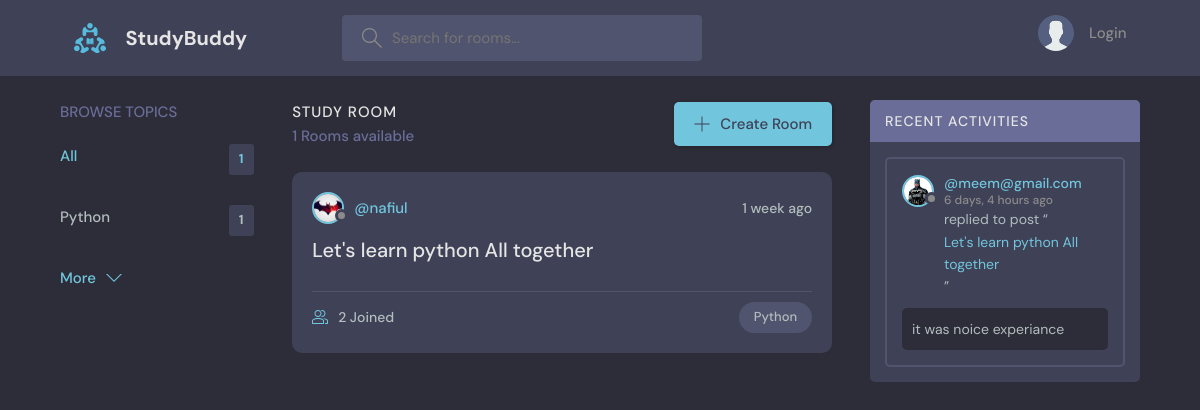
The page / on the database its author committed.
### base/models.py (models this page shows, shortened)
class Topic(models.Model):
    name = models.CharField(max_length=200)

class Room(models.Model):
    host = models.ForeignKey(User, on_delete=models.SET_NULL, null=True)
    topic = models.ForeignKey(Topic, on_delete=models.SET_NULL, null=True)
    name = models.CharField(max_length=200)
    description = models.TextField(null=True, blank=True)
    participants = models.ManyToManyField(User, related_name='participants', blank=True)
    update = models.DateTimeField(auto_now=True)
    created = models.DateTimeField(auto_now_add=True)
    class Meta:
        ordering =['-update', '-created']
    def __str__(self):
        return self.name

class User(AbstractUser):
    name = models.CharField(max_length=200, null=True)
    email = models.EmailField(unique=True, null=True)
    bio = models.TextField(null=True)
    avatar = models.ImageField(null=True, default="avatar.svg")
    USERNAME_FIELD = 'email'
    REQUIRED_FIELDS = []

class Message(models.Model):
    user = models.ForeignKey(User, on_delete=models.CASCADE)
    room = models.ForeignKey(Room, on_delete=models.CASCADE)
    body = models.TextField()
    update = models.DateTimeField(auto_now=True)
    created = models.DateTimeField(auto_now_add=True)
    class Meta:
        ordering =['-update', '-created']
    def __str__(self):
        return self.body[0:50]

### base/views.py (the view)
# urls.py: path('', views.home, name="home"),
def home(request):
    q = request.GET.get('q') if request.GET.get('q') != None else ''
    rooms = Room.objects.filter(Q(topic__name__icontains=q) |
                                Q(name__icontains=q) |
                                Q(topic__name__icontains=q) |
                                Q(description__icontains=q))
    topics = Topic.objects.all()[0:5]
    room_count =rooms.count()
    room_messages =Message.objects.filter(Q(room__topic__name__icontains=q))
    context = {'rooms':rooms, 'topics':topics, 'room_count': room_count, 'room_messages': room_messages}
    return render(request, 'base/home.html', context)

### base/templates/base/home.html (shortened to what this page needs)
{% extends 'main.html' %}
{% block content %}
    <main class="layout layout--3">
      <div class="container">
        {% include 'base/topics_component.html' %}
        <div class="roomList">
          <div class="roomList__header">
            <div>
              <h2>Study Room</h2>
              <p>{{room_count}} Rooms available</p>
            </div>
            <a class="btn btn--main" href="{% url 'create-room' %}">
              <svg version="1.1" xmlns="http://www.w3.org/2000/svg" width="32" height="32" viewBox="0 0 32 32">
                <title>add</title>
                <path
                  d="M16.943 0.943h-1.885v14.115h-14.115v1.885h14.115v14.115h1.885v-14.115h14.115v-1.885h-14.115v-14.115z"
                ></path>
              </svg>
              Create Room
            </a>
          </div>
          {% include 'base/feed_component.html' %}
        </div>
        {% include 'base/activity_component.html' %}
      </div>
    </main>
{% endblock %}

### base/templates/base/topics_component.html
<div class="topics">
    <div class="topics__header">
      <h2>Browse Topics</h2>
    </div>
    <ul class="topics__list">
      <li>
        <a href="{% url 'home' %}" class="active">All <span>{{topics.count}}</span></a>
      </li>
      {% for topic in topics %}
      <li>
        <a href="{% url 'home' %}?q={{topic.name}}">{{topic.name}}<span>{{topic.room_set.all.count}}</span></a>
      </li>
      {% endfor %}
    </ul>
    <a class="btn btn--link" href="{% url 'topics' %}">
      More
      <svg version="1.1" xmlns="http://www.w3.org/2000/svg" width="32" height="32" viewBox="0 0 32 32">
        <title>chevron-down</title>
        <path d="M16 21l-13-13h-3l16 16 16-16h-3l-13 13z"></path>
      </svg>
    </a>
  </div>

### base/templates/base/feed_component.html (shortened to what this page needs)
{% for room in rooms %}
<div class="roomListRoom">
    <div class="roomListRoom__header">
      <a href="{% url 'user-profile' room.host.id %}" class="roomListRoom__author">
        <div class="avatar avatar--small">
          <img src="{{room.host.avatar.url}}" />
        </div>
        <span>@{{room.host.username}}</span>
      </a>
      <div class="roomListRoom__actions">
        <span>{{room.created|timesince}} ago</span>
      </div>
    </div>
    <div class="roomListRoom__content">
      <a href="{% url 'room' room.id %}">{{room.name}}</a>
    </div>
    <div class="roomListRoom__meta">
      <a href="{% url 'room' room.id %}" class="roomListRoom__joined">
        {{room.participants.all.count}} Joined
      </a>
      <p class="roomListRoom__topic">{{room.topic.name}}</p>
    </div>
  </div>
  {% endfor %}

### base/templates/base/activity_component.html (shortened to what this page needs)
<div class="activities">
    <div class="activities__header">
      <h2>Recent Activities</h2>
    </div>
    {% for message in room_messages %}
    <div class="activities__box">
      <div class="activities__boxHeader roomListRoom__header">
        <a href="{% url 'user-profile' message.user.id %}" class="roomListRoom__author">
          <div class="avatar avatar--small">
            <img src="{{message.user.avatar.url}}" />
          </div>
          <p>
            @{{message.user}}
            <span>{{message.created|timesince}} ago</span>
          </p>
        </a>
      </div>
      <div class="activities__boxContent">
        <p>replied to post “<a href="{% url 'room' message.room.id %}">{{message.room}}</a>”</p>
        <div class="activities__boxRoomContent">
          {{message.body}}
        </div>
      </div>
    </div>
    {% endfor %}
  </div>

### rows shown on the page
Topic: name "Python", room_set.all.count "1"
Room: host.avatar (picture), host.username "nafiul", created "1 week", name "Let's learn python All together", participants.all.count "2", topic.name "Python"
Message: user.avatar (picture), user "meem@gmail.com", created "6 days, 4 hours", room "Let's learn python All together", body "it was noice experiance"

### other values the page prints
{{ topics.count }} "1"
{{ room_count }} "1"
